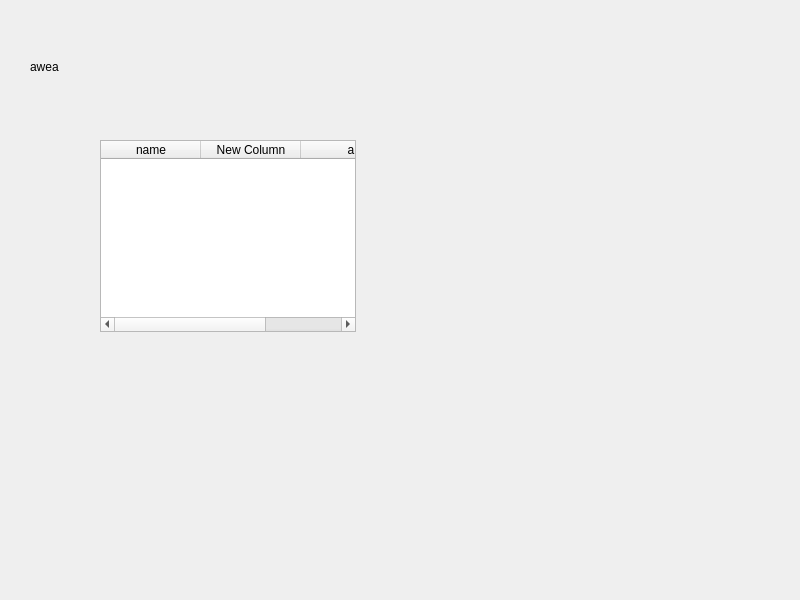
<?xml version="1.0" encoding="UTF-8"?>
<ui version="4.0">
 <class>MainWindow</class>
 <widget class="QMainWindow" name="MainWindow">
  <property name="geometry">
   <rect>
    <x>0</x>
    <y>0</y>
    <width>800</width>
    <height>600</height>
   </rect>
  </property>
  <property name="windowTitle">
   <string>MainWindow</string>
  </property>
  <widget class="QWidget" name="centralwidget">
   <widget class="QTableWidget" name="tableWidget">
    <property name="geometry">
     <rect>
      <x>100</x>
      <y>140</y>
      <width>256</width>
      <height>192</height>
     </rect>
    </property>
    <column>
     <property name="text">
      <string>name</string>
     </property>
    </column>
    <column>
     <property name="text">
      <string>New Column</string>
     </property>
    </column>
    <column>
     <property name="text">
      <string>a</string>
     </property>
    </column>
   </widget>
   <widget class="QLabel" name="label">
    <property name="geometry">
     <rect>
      <x>30</x>
      <y>60</y>
      <width>47</width>
      <height>13</height>
     </rect>
    </property>
    <property name="text">
     <string>awea</string>
    </property>
   </widget>
  </widget>
 </widget>
 <resources/>
 <connections/>
</ui>
